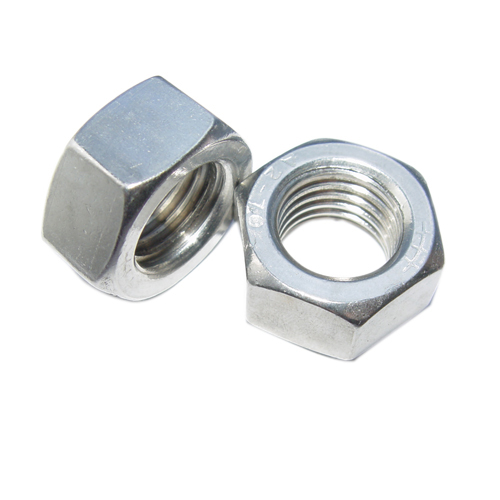
#> input picture resources/nuts.jpg, 500 x 500 px
$ python pnp.py   (older library calls are emulated)
#> lines starting #> are read from the running program, lines starting #| are printed output that depends on the picture; after the words box and inside, x2 and y2 are one past the last pixel; in counts of white or black regions, pixels touching at a corner belong together
import cv2
import glob

image_files = glob.glob('../resources/nuts.jpg')

for im_f in image_files:
    im = cv2.imread(im_f, cv2.IMREAD_GRAYSCALE)
#> im: shape (500, 500); min 34, max 255, mean 233.6
    # ret, thresh = cv2.threshold(im, 200, 255, 0)
    edged = cv2.Canny(im, 30, 200)
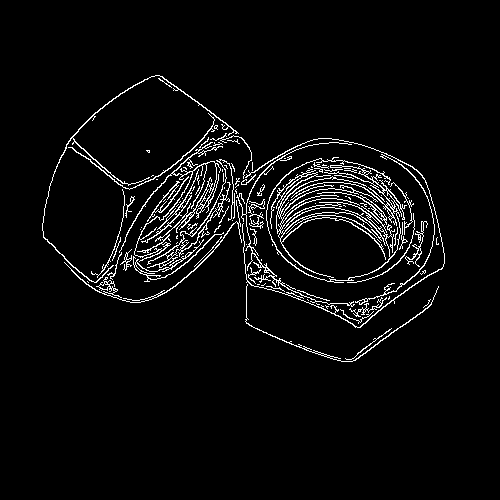
#> edged: shape (500, 500); 4.4% white in thin lines or dots, all inside (x1, y1, x2, y2) = (42, 75, 445, 362)
    cv2.imshow('thresh', edged)
    im2, contours, hierarchy = cv2.findContours(edged, cv2.RETR_EXTERNAL, cv2.CHAIN_APPROX_SIMPLE)
#> contours = 110 contours, 87 with area under 20; largest, box (x1, y1, x2, y2) and area: (266, 157, 407, 283) 1072, (119, 142, 223, 262) 486, (147, 159, 235, 268) 290, (42, 75, 239, 283) 236, (64, 200, 242, 303) 206
    print(len(contours))
#| 110
    print(contours[2].shape)
#| (8, 1, 2)

    cv2.drawContours(im, contours, -1, (0, 255, 0), 3)
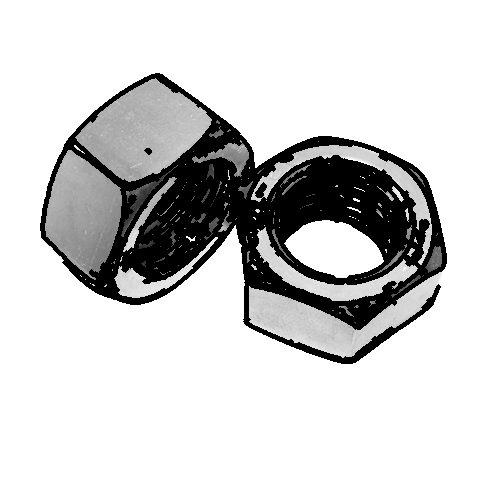
#> im: shape (500, 500); min 0, max 255, mean 209.4
    # cv2.solvePnP()

    cv2.imshow('contours', im)
    cv2.waitKey(0)
cv2.destroyAllWindows()
